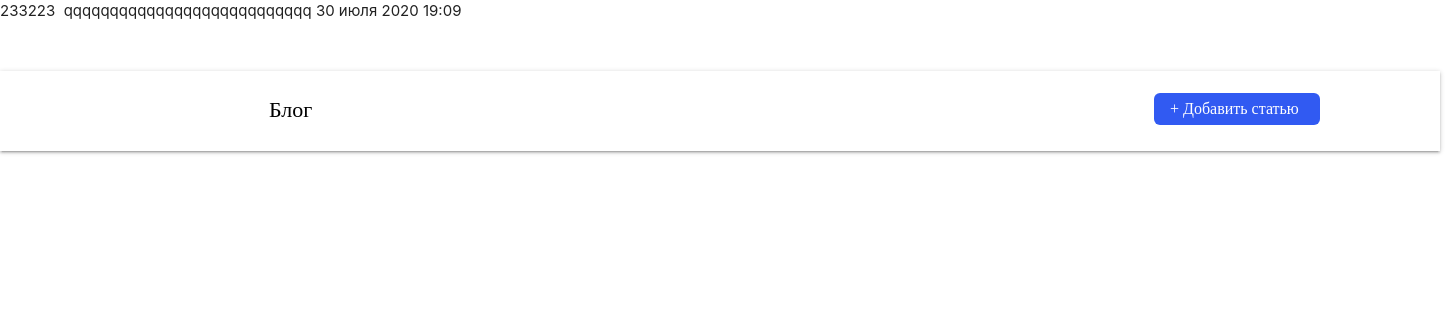
/12/, run on an earlier commit of the app's database.
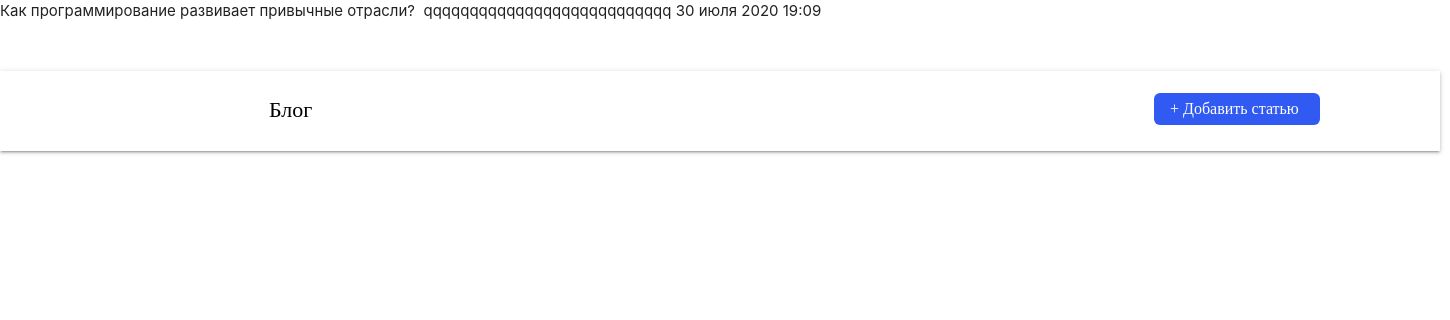
And on a later commit of the database.
### blog/models.py (models this page shows, shortened)
class Post(models.Model):
    title = models.CharField(max_length=256, db_index=True)
    image = models.ImageField(upload_to="images/")
    text = models.TextField(db_index=True)
    date_create = models.DateTimeField(auto_now_add=True)
    def get_absolute_url(self):
        return reverse('post_detail_url', kwargs={'pk': self.id})
    class Meta:
        ordering = ['-date_create']

### blog/views.py (the view)
# urls.py: path('<int:pk>/', PostView.as_view(), name='post_detail_url')
class PostView(DetailView):
    model = Post
    template_name = 'blog/post.html'
    context_object_name = 'post'

### blog/templates/blog/post.html (shortened to what this page needs)
{% extends 'blog/base.html' %}
{% block content %}
    <a href="{{post.get_absolute_url}}"></a>{{ post.title }}
    {{ post.text }}
    {{ post.date_create }}
{% endblock %}

### blog/templates/blog/base.html (shortened to what this page needs)
{% load static %}
<!DOCTYPE html>
<html lang="ru">
<head>
     <link rel="stylesheet"  href="{% static 'css/styles.css' %}"/>
    <link rel="stylesheet" href="https://cdnjs.cloudflare.com/ajax/libs/materialize/1.0.0/css/materialize.min.css">
</head>
<body>
    <nav class="my-navbar valign-wrappe">
    <div class="nav-wrapper my-wrapper ">
        <div class="sub-wrapper">
            <div class="logo-back center-align">
      </div>
      <div class="app-name">Блог</div>
        </div>
      <ul class="right hide-on-med-and-down">
        <li><a class="my-btn add-button" href="{% url 'post_create_url' %}">+ Добавить статью</a></li>
      </ul>
    </div>
  </nav>
{% block content %}
{% endblock %}
</body>
</html>

### blog/static/css/styles.css (style rules this page uses)
body { position: relative; width: 1440px; height: 1970px; }
nav { position: absolute; width: 1440px; height: 80px; left: 0px; top: 71px; }
nav.my-navbar { width: 1440px; height: 80px; background-color: #ffffff ; }
.sub-wrapper { display: inline-block; position: relative; height: 80px; width: 300px; }
.logo-back { display: inline-block; position: absolute; left: 90px; width: 189.26px; height: 72px; top: 50%; margin-top: -30px; }
.app-name { position: absolute; display: inline-block; width: 46px; height: 28px; left: 269px; font-family: Circe Rounded; font-size: 22px; line-height: 26px; top: 50%; margin-top: -14px; color: #010101; }
a.my-btn { background: #315AF2; border-radius: 6px; }
a.add-button { padding: 6px 16px; position: absolute; width: 166px; height: 32px; left: 1154px; top: 50%; margin-top: -18px !important; font-family: Circe Rounded; font-size: 16px; line-height: 19px; color: #FFFFFF; }

What changed in the data, as far as the page shows it:
changed Post "qqqqqqqqqqqqqqqqqqqqqqqqqqq": title "233223" → "Как программирование развивает привычные отрасли?"
